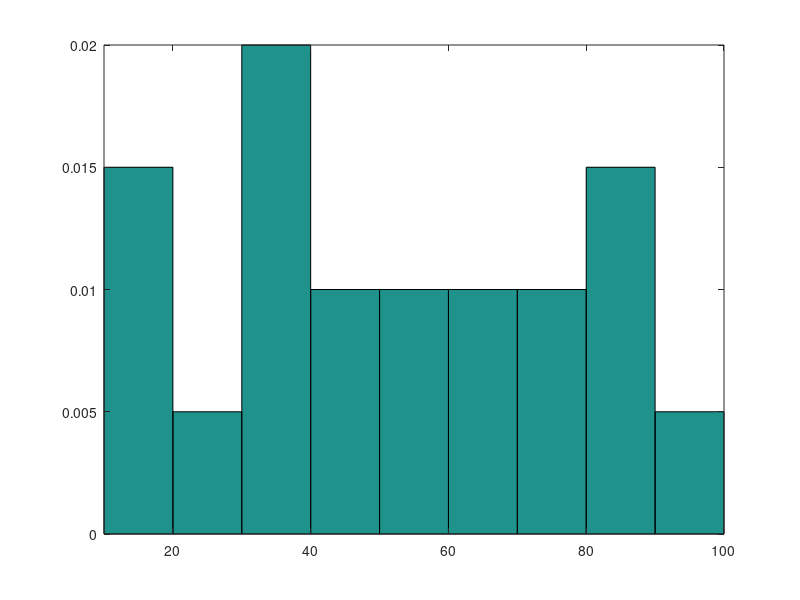
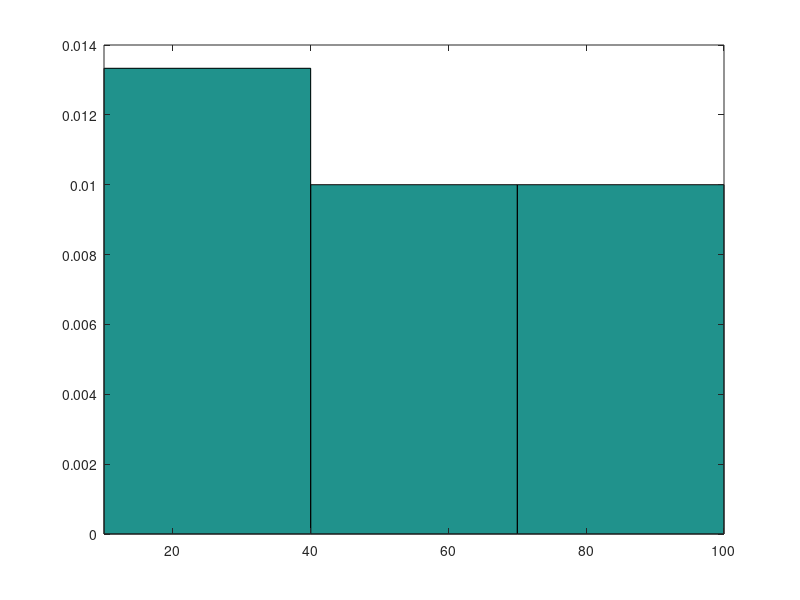
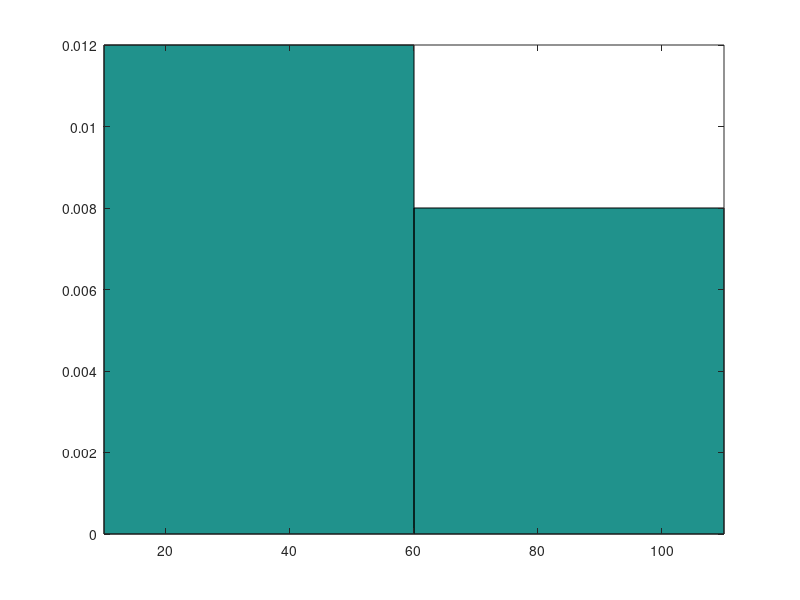

MATLAB code for these plots, in order: (Note: this script raises an error after producing the figures.)
%% Graphical and Numerical Summaries of a dataset
% EG 1: Draw histograms for a sample with discrete numbers: [12, 15, 34, 24, 35, 67,
% 89, 13, 45, 36, 89, 46, 97, 34, 56, 78, 65, 83, 59, 74]
% Question 1.1) Let the bin width be 10, the first bin starts at 10;
X = [12, 15, 34, 24, 35, 67, 89, 13, 45, 36, 89, 46, 97, 34, 56, 78, 65, 83, 59, 74];
N = length(X);
%[..., a(i), a(i+1), ...] a(i)<=Bi<a(i+1);
%[10,20),[20,30),...,[90,100];
fig1 = figure;
bin1 = [10,20,30,40,50,60,70,80,90,100.1];
width1 = ones(1,10)*10;
bincount1 = histc(X,bin1);
height1 = bincount1./(N*width1);
bar(bin1,height1,'histc');
xlim([10,100]);
saveas(fig1, 'h1.eps', 'epsc');

% Question 1.2)  Let the bin width be 30, the first bin starts at 10;
X = [12, 15, 34, 24, 35, 67, 89, 13, 45, 36, 89, 46, 97, 34, 56, 78, 65, 83, 59, 74];
N = length(X);
%[..., a(i), a(i+1), ...] a(i)<=Bi<a(i+1);
%[10,40),[40,70),[70,100];
fig2 = figure;
bin2 = [10,40,70,100.1];
width2 = ones(1,4)*30;
bincount2 = histc(X,bin2);
height2 = bincount2./(N*width2);
bar(bin2,height2,'histc');
xlim([10,100]);
saveas(fig2, 'h2.eps', 'epsc');

% Question 1.3) Let the bin width be 50, the first bin starts at 10;
X = [12, 15, 34, 24, 35, 67, 89, 13, 45, 36, 89, 46, 97, 34, 56, 78, 65, 83, 59, 74];
N = length(X);
%[..., a(i), a(i+1), ...] a(i)<=Bi<a(i+1);
%[10,60),[60,110];
fig3 = figure;
bin3 = [10,60,110.1];
width3 = ones(1,3)*50;
bincount3 = histc(X,bin3);
height3 = bincount3./(N*width3);
bar(bin3,height3,'histc');
xlim([10,110]);
saveas(fig3, 'h3.eps', 'epsc');


% EG 2: Draw histogram for a sample with continuous numbers, load cities
% 2.1) draw histogram for climate with 10 bins, 20 bins, 50 bins, 100 bins
clear all;
load cities
X = ratings(:,1); % get the sample ratings for climate.
N = length(X);
fig4 = figure;
nbins = [10,20,50,100]
for i = 1:4
    subplot(2,2,i);
    nbin = nbins(i);
    width = (max(X) - min(X))./nbin;
    bin = [min(X):width:max(X), max(X)];
    bincount = histc(X,bin);
    height = bincount./(N*width);
    bar(bin,height,'histc');
    xlim([min(X), max(X)]);
    xlabel(['Number of Bins = ', num2str(nbin)]);

end

% EG 3: Calculate the following numeric summaries for climate ratings in city data.
% 3.1) Compute the sample median, sample mean, sample standard deviation, sample MAD.
clear all;
load cities
X = ratings(:,1);
[N,~] = size(X);
sMe = median(X); % Sample median
sMea = sum(X)/N; % Sample mean
sVar1 = 1/N * sum((X - sMea).^2);
sSTD = sqrt(sVar1);
sMad = median(abs(X - median(X)) );

% 3.2) Compute the lower quantile, upper quantile and the IQR.
% lower quantile: quantile(X, 0.25)
X = sort(X);
N = length(X);
p =0.25;
k = floor(p*(N+1));
alpha = p*(N+1)-k;
lowQ = X(k) + alpha*(X(k+1) - X(k));
% upper quantile: quantile(X, 0.75)
p = 0.75;
k = floor(p*(N+1));
alpha = p*(N+1)-k;
upperQ = X(k) + alpha*(X(k+1) - X(k));
% IOR
IOR = upperQ - lowQ

% EG 4: For cities data
% 4.1) draw the scatter plot between ratings for crime and ratings for
% education.
clear all;
load cities
X = ratings(:,4); % Ratings for crimes
Y = ratings(:,6); % Ratings for education
plot(X,Y,'r*');
xlabel('Crimes');
ylabel('Education');
title('Scatter between crimes and education');

% 4.2) compute the covariance between crime and education;
sCov = cov(X,Y);
% 4.3) compute the correlation coefficient between crime and education;
sCor = corr(X,Y);


